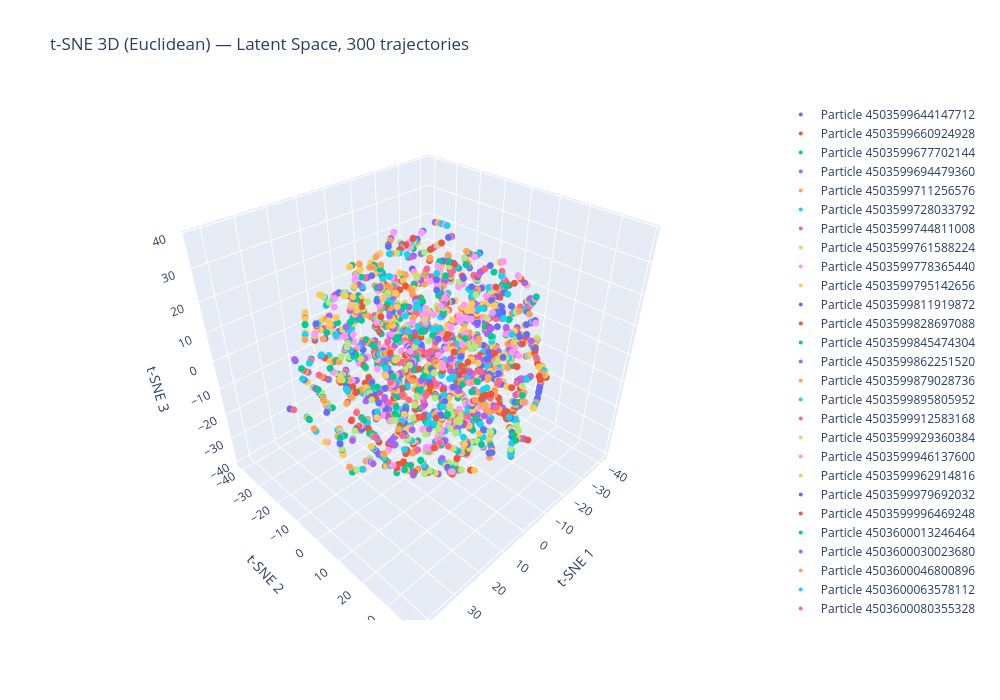

Notebook code cell kept with this figure:
### Code cell
# === 3D t-SNE (euclidean metric, interactive plotly) ===
from sklearn.manifold import TSNE
import plotly.graph_objects as go

k = 300  # number of trajectories to plot
selected_pids = unique_pids[:k]
selected_set = set(selected_pids.tolist())
fmask = np.array([pid in selected_set for pid in particle_ids])
emb_k = emb_np[fmask]
pids_k = particle_ids[fmask]

tsne_3d = TSNE(n_components=3, metric='euclidean', perplexity=min(3, len(emb_k)-1), random_state=42)
emb_tsne_3d = tsne_3d.fit_transform(emb_k)

fig = go.Figure()
for pid in selected_pids:
    mask = pids_k == pid
    fig.add_trace(go.Scatter3d(
        x=emb_tsne_3d[mask, 0], y=emb_tsne_3d[mask, 1], z=emb_tsne_3d[mask, 2],
        mode='markers',
        marker=dict(size=4),
        name=f'Particle {pid}',
    ))

fig.update_layout(
    title=f't-SNE 3D (Euclidean) — Latent Space, {k} trajectories',
    scene=dict(xaxis_title='t-SNE 1', yaxis_title='t-SNE 2', zaxis_title='t-SNE 3'),
    width=1000, height=700,
)
fig.show()
